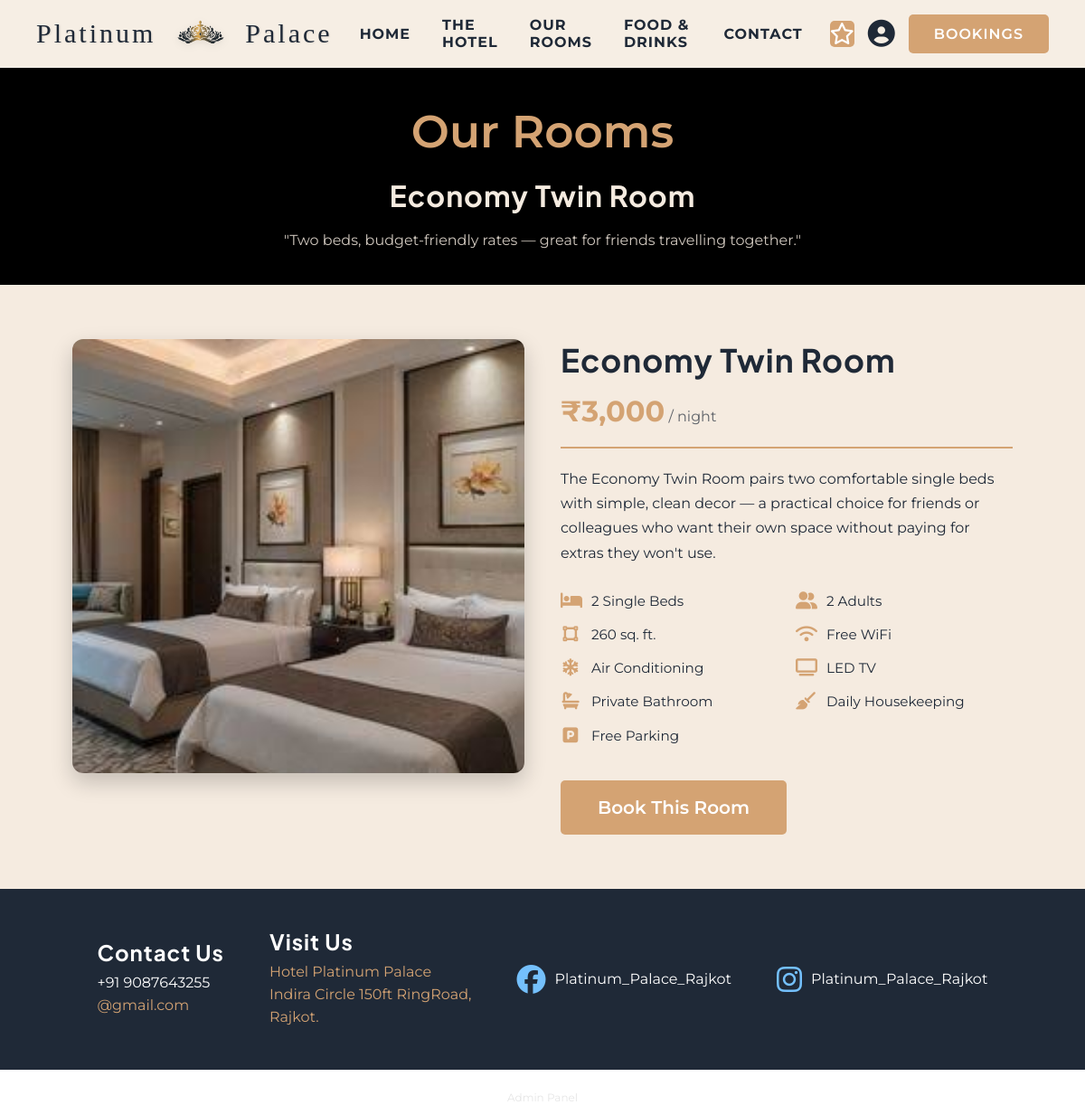
Page /room6.php on the committed database.
### tables this page shows
CREATE TABLE rooms (
    room_id INT AUTO_INCREMENT PRIMARY KEY,
    room_name VARCHAR(100) NOT NULL,        
    room_type VARCHAR(50),                  
    description TEXT,
    price_per_night DECIMAL(10,2) NOT NULL,
    max_occupancy INT DEFAULT 2,
    image_path VARCHAR(255),                
    status ENUM('available','occupied','maintenance') DEFAULT 'available'
);

### room6.php (the view, shortened to what this page needs)
<?php
include 'connection.php';
$room_id = 6;
$stmt = $conn->prepare("SELECT room_id, room_name, price_per_night, image_path FROM rooms WHERE room_id = ?");
$stmt->bind_param("i", $room_id);
$stmt->execute();
$result = $stmt->get_result();
$room = $result->fetch_assoc();
?>
<!DOCTYPE html>
<html lang="en">
<head>
    <link rel="stylesheet" href="room1.css">
    <link rel="stylesheet" href="https://cdnjs.cloudflare.com/ajax/libs/font-awesome/6.5.1/css/all.min.css">
</head>
<body>
    <?php include 'navbar.php'; ?>
    <div class="room1_hero">
        <p>Our Rooms</p>
        <h1><?php echo htmlspecialchars($room['room_name']); ?></h1>
        <div id="hero_sub">"Two beds, budget-friendly rates — great for friends travelling together."</div>
    </div>
    <div class="room1_body">
        <div class="room1_gallery">
            <img src="<?php echo htmlspecialchars($room['image_path']); ?>" alt="<?php echo htmlspecialchars($room['room_name']); ?>">
        </div>
        <div class="room1_info">
            <div class="room1_info_head">
                <h2><?php echo htmlspecialchars($room['room_name']); ?></h2>
                <div class="room1_price">
                    <span class="amount">₹<?php echo number_format($room['price_per_night'], 0); ?></span>
                    <span class="per">/ night</span>
                </div>
            </div>
            <p class="room1_desc">
                The Economy Twin Room pairs two comfortable single beds with simple, clean decor —
                a practical choice for friends or colleagues who want their own space without paying
                for extras they won't use.
            </p>
            <div class="room1_features">
                <div class="feature"><i class="fa-solid fa-bed"></i><span>2 Single Beds</span></div>
                <div class="feature"><i class="fa-solid fa-user-group"></i><span>2 Adults</span></div>
                <div class="feature"><i class="fa-solid fa-vector-square"></i><span>260 sq. ft.</span></div>
                <div class="feature"><i class="fa-solid fa-wifi"></i><span>Free WiFi</span></div>
                <div class="feature"><i class="fa-solid fa-snowflake"></i><span>Air Conditioning</span></div>
                <div class="feature"><i class="fa-solid fa-tv"></i><span>LED TV</span></div>
                <div class="feature"><i class="fa-solid fa-bath"></i><span>Private Bathroom</span></div>
                <div class="feature"><i class="fa-solid fa-broom"></i><span>Daily Housekeeping</span></div>
                <div class="feature"><i class="fa-solid fa-square-parking"></i><span>Free Parking</span></div>
            </div>
            <div class="room1_book_btn">
                <a href="book_room.php?room_id=<?php echo $room['room_id']; ?>">
                    <button>Book This Room</button>
                </a>
            </div>
        </div>
    </div>
    <?php include 'footer.php'; ?>
</body>
</html>

### room1.css (style rules this page uses)
* { margin: 0; padding: 0; box-sizing: border-box; font-family: 'Montserrat', sans-serif; }
.room1_hero { min-height: 220px; height: auto; width: 100%; background-color: black; text-align: center; padding: 40px 20px; }
.room1_hero p { font-size: 50px; font-weight: 600; color: #D4A373; }
.room1_hero h1 { color: #F5EBE0; margin: 20px 0; letter-spacing: 1px; }
#hero_sub { color: #F5EBE0; margin: 20px auto 0 auto; max-width: 600px; opacity: 0.85; }
.room1_body { display: flex; flex-wrap: wrap; gap: 40px; padding: 60px 80px; background-color: #F5EBE0; align-items: flex-start; }
.room1_gallery { flex: 1 1 420px; }
.room1_gallery img { width: 100%; height: 480px; object-fit: cover; border-radius: 12px; box-shadow: 0 10px 25px rgba(0,0,0,0.2); }
.room1_info { flex: 1 1 420px; }
.room1_info_head { display: flex; justify-content: space-between; align-items: flex-end; flex-wrap: wrap; gap: 15px; border-bottom: 2px solid #D4A373; padding-bottom: 20px; margin-bottom: 20px; }
.room1_info_head h2 { color: #1f2937; font-size: 2.2rem; }
.room1_price .amount { font-size: 2rem; font-weight: 700; color: #D4A373; }
.room1_price .per { font-size: 1rem; color: #1f2937; opacity: 0.7; }
.room1_desc { color: #1f2937; line-height: 1.7; margin-bottom: 30px; }
.room1_features { display: grid; grid-template-columns: repeat(2, 1fr); gap: 18px 20px; margin-bottom: 40px; }
.feature { display: flex; align-items: center; gap: 12px; color: #1f2937; font-size: 0.95rem; }
.feature i { color: #D4A373; font-size: 1.2rem; width: 22px; text-align: center; }
.room1_book_btn button { height: 60px; width: 250px; color: white; background-color: #D4A373; border: none; border-radius: 10px; font-size: 20px; font-weight: 600; cursor: pointer; transition: 0.2s ease; }
button, .btn-booking, input[type="submit"], .btn { background-color: #D4A373 !important; color: white !important; border-radius: 5px !important; border: none !important; font-weight: 600 !important; transition: all 0.3s ease !important; }
h1, h2, h3, h4, h5, h6 { font-family: 'Plus Jakarta Sans', sans-serif !important; letter-spacing: 1px; }

### style.css (style rules this page uses)
* { margin: 0; padding: 0; box-sizing: border-box; font-family: 'Montserrat', sans-serif; }
h1, h2, h3, h4, h5, h6 { font-family: 'Plus Jakarta Sans', sans-serif; letter-spacing: 1px; }
button { height: 45px; width: 150px; cursor: pointer; }
button, .btn-booking, input[type="submit"], .btn { background-color: #D4A373 !important; color: white !important; border-radius: 5px !important; border: none !important; font-weight: 600 !important; transition: all 0.3s ease !important; }
h1, h2, h3, h4, h5, h6 { font-family: 'Plus Jakarta Sans', sans-serif !important; letter-spacing: 1px; }

### rows in the picture
rooms: room_name "Economy Twin Room", image_path (picture), price_per_night "3,000"
